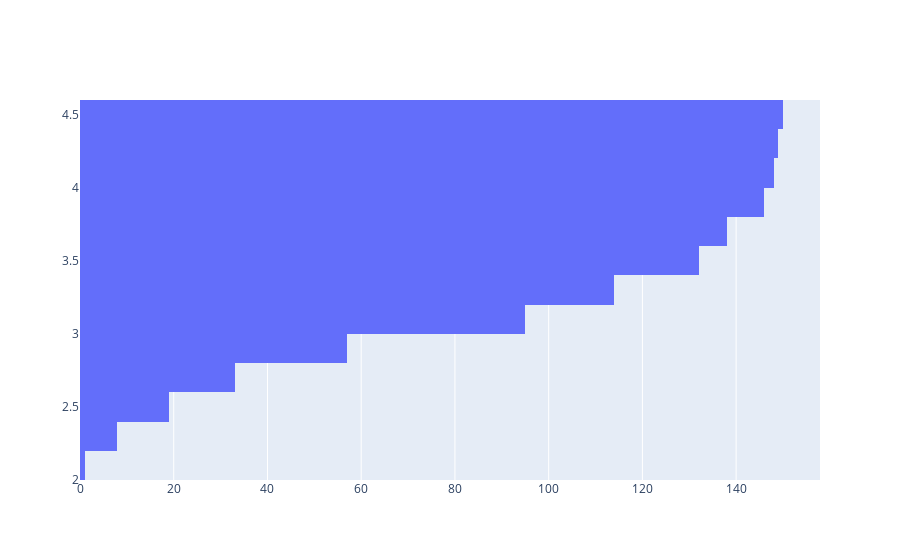

The notebook cell this image was saved under:
### Code cell
import plotly.express as px
df = px.data.iris()

import plotly.graph_objects as go
fig = go.Figure(data=[go.Histogram(y=df['sepal_width'], cumulative_enabled=True)])
fig.show()

### Figure 1 — Plotly figure (JSON) as saved in the notebook; plotly's stock layout.template omitted (floating-point values rounded to 4 significant figures; data arrays with more than 128 entries replaced by an {"elided": "..."} marker saying what was removed)
{"data": [{"cumulative": {"enabled": true}, "type": "histogram", "y": {"elided": "150 float values"}}], "layout": {}}
